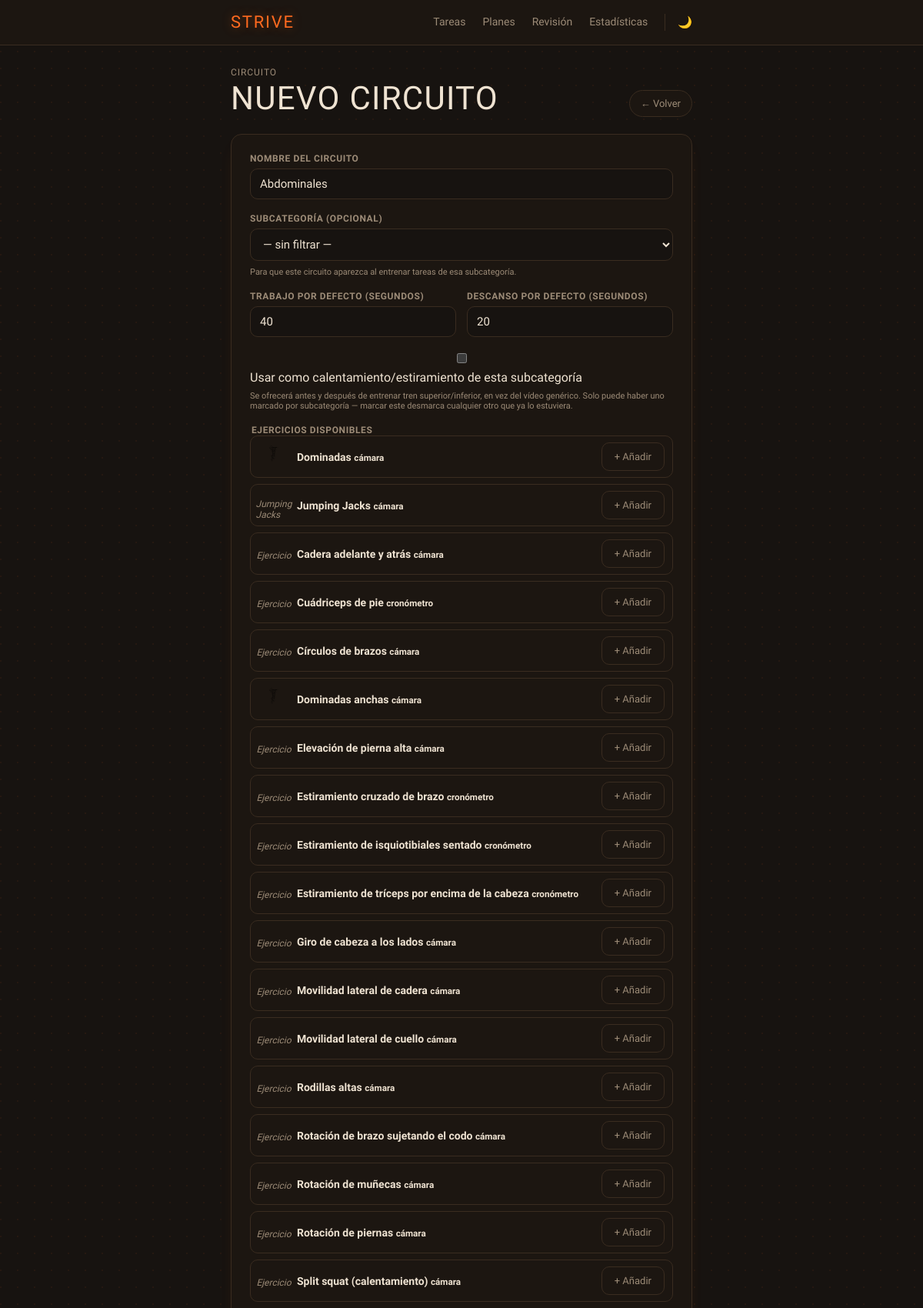
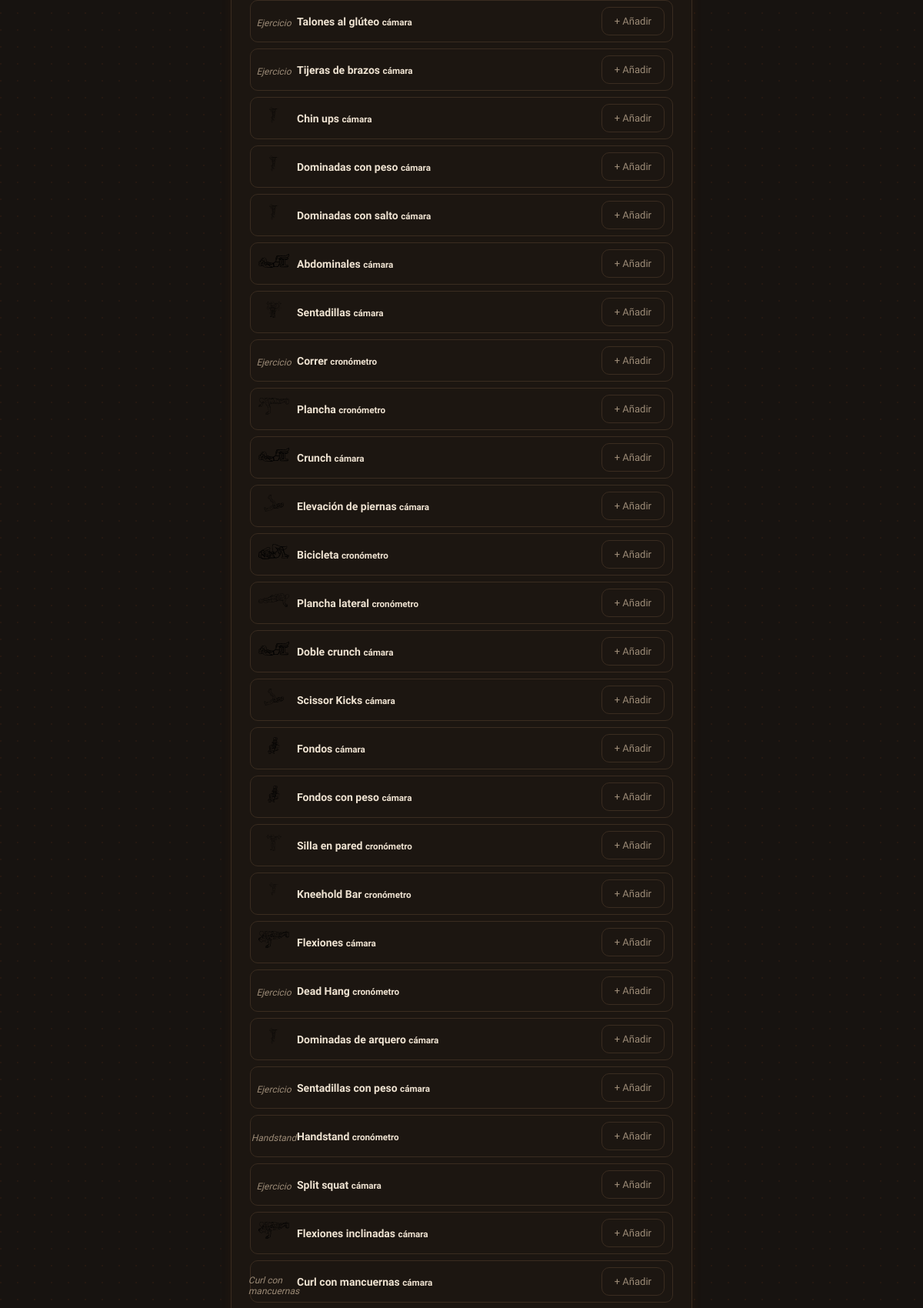
Page /tareas/circuitos/nuevo/ (upper part) on the committed database (2 pictures, top to bottom).
### tasks/models.py (models this page shows, shortened)
class Exercise(models.Model):
    MODE_POSE = "pose"
    MODE_MANUAL = "manual"
    MODE_TIMED = "timed"
    MODE_DISTANCE = "distance"
    MODE_CHOICES = [
        (MODE_POSE, "Cámara (pose tracking)"),
        (MODE_MANUAL, "Manual (reps a mano)"),
        (MODE_TIMED, "Cronometrado"),
        (MODE_DISTANCE, "Distancia (cardio)"),
    ]
    LEVEL_BEGINNER = "beginner"
    LEVEL_INTERMEDIATE = "intermediate"
    LEVEL_ADVANCED = "advanced"
    LEVEL_CHOICES = [
        (LEVEL_BEGINNER, "Principiante"),
        (LEVEL_INTERMEDIATE, "Intermedio"),
        (LEVEL_ADVANCED, "Avanzado"),
    ]
    WEIGHTED_SLUGS = {"weighted-pullup", "wide-weighted-pullup", "weighted-dips", "weighted-squat"}
    name = models.CharField(max_length=64)
    slug = models.SlugField(max_length=64, unique=True)
    mode = models.CharField(max_length=16, choices=MODE_CHOICES, default=MODE_MANUAL)
    body_area = models.CharField(
        max_length=16,
        choices=Task.SPORT_SUBCATEGORY_CHOICES,
        blank=True,
        db_index=True,
        help_text="A qué subcategoría de Deporte pertenece (tren superior/inferior/running). "
                   "Vacío = aparece en el selector pase lo que pase.",
    )
    counter_key = models.CharField(
        max_length=32, blank=True,
        help_text="Qué contador de workout.js usar (solo aplica si mode='pose'). Ej: 'pullup'.",
    )
    level = models.CharField(
        max_length=12, choices=LEVEL_CHOICES, blank=True, db_index=True,
        help_text="Para generar planes de deporte automáticamente por nivel. Vacío = calentamiento/"
                   "estiramientos (no entran en la selección por nivel) o running (nivel propio, no aplica).",
    )
    config = models.JSONField(
        default=dict, blank=True,
        help_text="Umbrales/ajustes propios de este ejercicio para el contador (opcional).",
    )
    is_active = models.BooleanField(default=True)
    order = models.PositiveIntegerField(default=0)
    created_at = models.DateTimeField(auto_now_add=True)
    class Meta:
        ordering = ["order", "name"]

### tasks/views.py (the view)
# urls.py: path("circuitos/nuevo/", views.routine_create, name="routine_create"),
def routine_create(request):
    if request.method == "POST":
        return _save_routine(request)
    exercises = Exercise.objects.filter(is_active=True)
    return render(request, "tasks/routine_form.html", {
        "exercises": exercises,
        "subcategory_choices": Task.SPORT_SUBCATEGORY_CHOICES,
        "initial_subcategory": request.GET.get("subcategory", ""),
        "next_url": request.GET.get("next", ""),
    })

### todoapp/basic_auth.py (called while the page is built, shortened)
    def __call__(self, request):
        if not settings.BASIC_AUTH_USER or not settings.BASIC_AUTH_PASSWORD:
            return self.get_response(request)

### tasks/templates/tasks/routine_form.html (shortened to what this page needs)
{% extends "tasks/base.html" %}
{% load exercise_icons %}
{% block content %}
<header class="topbar">
    <div class="topbar__title">
        <span class="topbar__eyebrow">circuito</span>
        <h1>{% if routine %}Editar «{{ routine.name }}»{% else %}Nuevo circuito{% endif %}</h1>
    </div>
    <a href="{{ next_url|default:'/tareas/' }}" class="stats-link">← Volver</a>
</header>
<form class="task-form routine-builder" method="post">
    <label class="field">
        <span class="field__label">Nombre del circuito</span>
        <input type="text" name="name" maxlength="64" required
               value="{{ routine.name|default:'Abdominales' }}">
    </label>
    <label class="field">
        <span class="field__label">Subcategoría (opcional)</span>
        <select name="subcategory">
            <option value="">— sin filtrar —</option>
        </select>
        <span class="field__hint">Para que este circuito aparezca al entrenar tareas de esa subcategoría.</span>
    </label>
    <div class="field-row">
        <label class="field">
            <span class="field__label">Trabajo por defecto (segundos)</span>
            <input type="number" name="default_work_seconds" min="5" step="5"
                   value="{{ routine.default_work_seconds|default:40 }}">
        </label>
        <label class="field">
            <span class="field__label">Descanso por defecto (segundos)</span>
            <input type="number" name="default_rest_seconds" min="0" step="5"
                   value="{{ routine.default_rest_seconds|default:20 }}">
        </label>
    </div>
    <label class="field field--checkbox">
        <input type="checkbox" name="is_warmup_bookend" {% if routine.is_warmup_bookend %}checked{% endif %}>
        <span>Usar como calentamiento/estiramiento de esta subcategoría</span>
        <span class="field__hint">
            Se ofrecerá antes y después de entrenar tren superior/inferior, en vez del vídeo
            genérico. Solo puede haber uno marcado por subcategoría — marcar este desmarca
            cualquier otro que ya lo estuviera.
        </span>
    </label>
    <fieldset class="field routine-builder__picker">
        <legend class="field__label">Ejercicios disponibles</legend>
        <ul class="routine-builder__available" id="available-list">
            {% for exercise in exercises %}
            <li class="routine-builder__available-item">
                <span class="routine-builder__icon">{% exercise_icon exercise.slug compact=True %}</span>
                <span class="routine-builder__available-name">{{ exercise.name }}
                    <small class="routine-mode">{% if exercise.mode == "pose" %}cámara{% else %}cronómetro{% endif %}</small>
                </span>
                <button type="button" class="ghost-btn" data-add
                        data-id="{{ exercise.pk }}" data-name="{{ exercise.name }}">+ Añadir</button>
            </li>
            {% empty %}
            <li>No hay ejercicios en el catálogo todavía.</li>
            {% endfor %}
        </ul>
    </fieldset>
</form>
{% endblock %}

### staticfiles/css/styles.css (style rules this page uses)
:root { color-scheme: dark; --ash: #171310; --ash-soft: #221B15; --bone: #EFE3D2; --bone-faded: #9C8B77; --ember: #FF6A1F; --ember-deep: #B8420F; --ember-soft: #3A2313; --gold: #D8A63D; --gold-soft: #3A2E14; --amber: #E0883A; --amber-soft: #3A2A16; --danger: #E5493A; --danger-soft: #3A1B15; --line: #3A2C20; --paper: #1C1611; --font-d: "Staatliches", "sans-serif-condensed", "Arial Narrow", sans-serif; --font-b: "Work Sans", system-ui, sans-serif; --font-mono: "JetBrains Mono", "Roboto Mono", "Courier New", monospace; --radius: 14px; --shadow: 0 1px 0 rgba(0,0,0,.3), 0 10px 24px -12px rgba(255,106,31,.18); }
*, *::before, *::after { box-sizing: border-box; }
html, body { margin:0; padding:0; background:var(--ash); color:var(--bone); font-family:var(--font-b); -webkit-font-smoothing:antialiased; }
body { background-image: radial-gradient(circle at 1px 1px, rgba(255,106,31,.06) 1px, transparent 1.6px); background-size:22px 22px; }
a { color:inherit; text-decoration:none; }
button { font-family:var(--font-b); cursor:pointer; }
.topbar { display:flex; justify-content:space-between; align-items:flex-end; gap:16px; margin-bottom:22px; flex-wrap:wrap; }
.topbar__eyebrow { display:block; font-size:12px; letter-spacing:.08em; text-transform:uppercase; color:var(--bone-faded); margin-bottom:2px; }
.topbar__title h1 { font-family:var(--font-d); font-weight:400; font-size:42px; letter-spacing:.03em; text-transform:uppercase; margin:0; }
.stats-link { display:flex; align-items:center; gap:6px; color:var(--bone-faded); border:1px solid var(--line); background:var(--paper); padding:9px 14px; border-radius:999px; font-size:13px; font-weight:500; flex-shrink:0; }
.task-form { background:var(--paper); border:1px solid var(--line); border-radius:var(--radius); padding:24px; box-shadow:var(--shadow); display:flex; flex-direction:column; gap:18px; }
.field { display:flex; flex-direction:column; gap:6px; border:none; padding:0; margin:0; }
.field__label { font-size:12px; text-transform:uppercase; letter-spacing:.05em; color:var(--bone-faded); font-weight:600; }
.field__hint { font-size:11px; color:var(--bone-faded); margin-top:2px; }
.field input[type="text"], .field input[type="date"], .field input[type="time"], .field input[type="number"], .field input[type="password"], .field input[type="url"], .field input[type="email"], .field textarea { font-family:var(--font-b); font-size:15px; padding:10px 12px; border:1px solid var(--line); border-radius:10px; background:var(--ash); color:var(--bone); }
.field select { font-family:var(--font-b); font-size:15px; padding:10px 12px; border:1px solid var(--line); border-radius:10px; background:var(--ash); color:var(--bone); }
.field-row { display:grid; grid-template-columns:1fr 1fr; gap:14px; }
.ghost-btn { background:transparent; border:1px solid var(--line); border-radius:10px; padding:10px 16px; font-size:13px; color:var(--bone-faded); display:inline-block; text-decoration:none; transition: transform .15s ease, box-shadow .15s ease, border-color .15s ease, color .15s ease; }
:root { --study: #6FA3D6; --study-soft: #1A2733; --sport: #FF6A1F; --sport-soft: #3A2313; --work: #B49BC9; --work-soft: #2A2233; --personal: #D4B44A; --personal-soft: #332C14; --other: #8A7B68; --other-soft: #2A241C; }
.routine-builder__picker { padding:0; border:none; }
.routine-builder__available, .routine-builder__selected { list-style:none; margin:0; padding:0; display:flex; flex-direction:column; gap:8px; }
.routine-builder__available-item { display:flex; align-items:center; gap:10px; background:var(--paper); border:1px solid var(--line); border-radius:10px; padding:8px 10px; }
.routine-builder__icon { width:40px; height:30px; flex:none; }
.routine-builder__available-name { flex:1; font-size:14px; font-weight:600; }
.ex-fig { position: relative; width: 100%; max-width: 260px; aspect-ratio: 16 / 9; margin: 6px auto; color: var(--bone); }
.ex-fig img { position: absolute; inset: 0; width: 100%; height: 100%; object-fit: contain; }
.ex-fig img:nth-of-type(1) { animation: ex-a 2.6s ease-in-out infinite; }
.ex-fig img:nth-of-type(2) { animation: ex-b 2.6s ease-in-out infinite; }
.ex-fig--static img:nth-of-type(1) { animation: ex-hold 3.2s ease-in-out infinite; opacity: 1; }
.ex-fig--compact { max-width: 92px; margin: 0; }
.ex-fig--empty { display: flex; align-items: center; justify-content: center; aspect-ratio: 16 / 9; font-size: 12px; color: var(--bone-faded); font-style: italic; }

### rows in the picture
Exercise: slug (picture), name "Dominadas", mode "cámara"
Exercise: slug "Jumping Jacks", name "Jumping Jacks", mode "cámara"
Exercise: slug "Ejercicio", name "Cadera adelante y atrás", mode "cámara"
Exercise: slug "Ejercicio", name "Cuádriceps de pie", mode "cronómetro"
Exercise: slug "Ejercicio", name "Círculos de brazos", mode "cámara"
Exercise: slug (picture), name "Dominadas anchas", mode "cámara"
Exercise: slug "Ejercicio", name "Elevación de pierna alta", mode "cámara"
Exercise: slug "Ejercicio", name "Estiramiento cruzado de brazo", mode "cronómetro"
Exercise: slug "Ejercicio", name "Estiramiento de isquiotibiales sentado", mode "cronómetro"
Exercise: slug "Ejercicio", name "Estiramiento de tríceps por encima de la cabeza", mode "cronómetro"
Exercise: slug "Ejercicio", name "Giro de cabeza a los lados", mode "cámara"
Exercise: slug "Ejercicio", name "Movilidad lateral de cadera", mode "cámara"
Exercise: slug "Ejercicio", name "Movilidad lateral de cuello", mode "cámara"
Exercise: slug "Ejercicio", name "Rodillas altas", mode "cámara"
Exercise: slug "Ejercicio", name "Rotación de brazo sujetando el codo", mode "cámara"
Exercise: slug "Ejercicio", name "Rotación de muñecas", mode "cámara"
Exercise: slug "Ejercicio", name "Rotación de piernas", mode "cámara"
Exercise: slug "Ejercicio", name "Split squat (calentamiento)", mode "cámara"
Exercise: slug "Ejercicio", name "Talones al glúteo", mode "cámara"
Exercise: slug "Ejercicio", name "Tijeras de brazos", mode "cámara"
Exercise: slug (picture), name "Chin ups", mode "cámara"
Exercise: slug (picture), name "Dominadas con peso", mode "cámara"
Exercise: slug (picture), name "Dominadas con salto", mode "cámara"
Exercise: slug (picture), name "Abdominales", mode "cámara"
Exercise: slug (picture), name "Sentadillas", mode "cámara"
Exercise: slug "Ejercicio", name "Correr", mode "cronómetro"
Exercise: slug (picture), name "Plancha", mode "cronómetro"
Exercise: slug (picture), name "Crunch", mode "cámara"
Exercise: slug (picture), name "Elevación de piernas", mode "cámara"
Exercise: slug (picture), name "Bicicleta", mode "cronómetro"
Exercise: slug (picture), name "Plancha lateral", mode "cronómetro"
Exercise: slug (picture), name "Doble crunch", mode "cámara"
Exercise: slug (picture), name "Scissor Kicks", mode "cámara"
Exercise: slug (picture), name "Fondos", mode "cámara"
Exercise: slug (picture), name "Fondos con peso", mode "cámara"
Exercise: slug (picture), name "Silla en pared", mode "cronómetro"
Exercise: slug (picture), name "Kneehold Bar", mode "cronómetro"
Exercise: slug (picture), name "Flexiones", mode "cámara"
Exercise: slug "Ejercicio", name "Dead Hang", mode "cronómetro"
Exercise: slug (picture), name "Dominadas de arquero", mode "cámara"
Exercise: slug "Ejercicio", name "Sentadillas con peso", mode "cámara"
Exercise: slug "Handstand", name "Handstand", mode "cronómetro"
Exercise: slug "Ejercicio", name "Split squat", mode "cámara"
Exercise: slug (picture), name "Flexiones inclinadas", mode "cámara"
Exercise: slug "Curl con mancuernas", name "Curl con mancuernas", mode "cámara"
